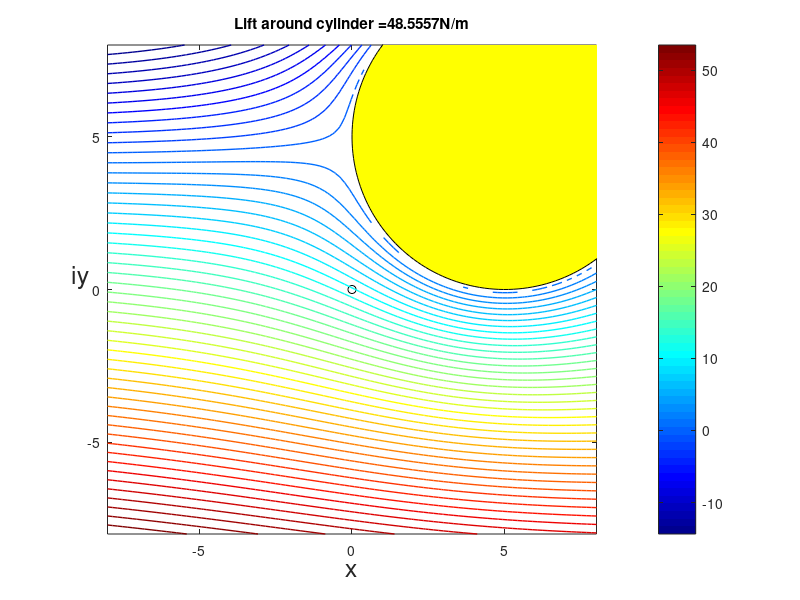
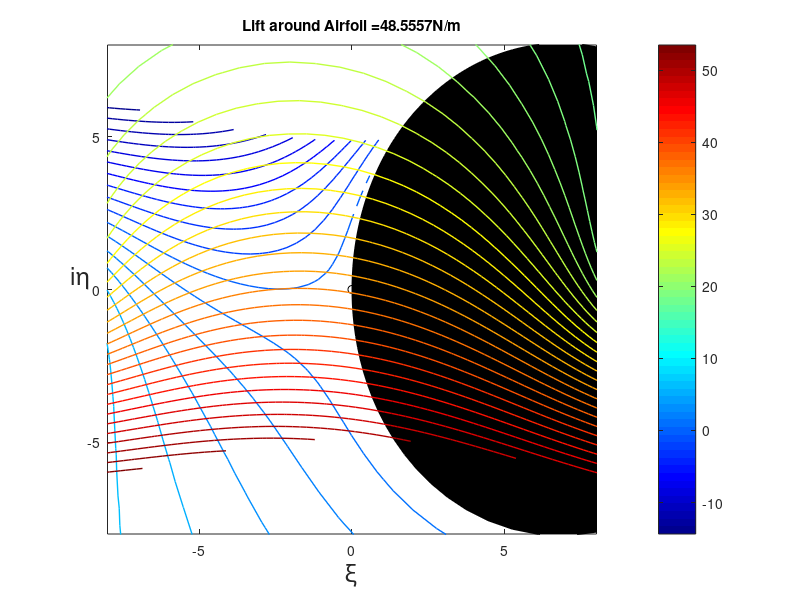

These figures' MATLAB source, in order:
%%Traformazione del flusso attorno ad un cerchio in flusso attorno a
%%profilo alare tramite Traformazione di Kutta-Joukowsky

%Dati in input
clear all
close all
clc
disp('-------------------------------------------')
disp('Kutta-Joukovsky transformation')
disp('-------------------------------------------')

v_inf = input(' Speed downstream of the cylinder [m/s]: ');

disp('-------------------------------------------')

x_center = input('Insert the x-coordinate of the center of the circle [m]: ');
y_center = input('Insert the y-coordinate of the center of the circle [m]: ');

z0 = x_center + 1i*y_center;

disp('-------------------------------------------')

alpha = input('Insert the angle of incidence [deg]: ');
alpha = alpha*pi/180;

disp('-------------------------------------------')

a = input("Insert cylinder's radius [m]: ");

disp('-------------------------------------------')

beta = asin(y_center/a);
b = a*cos(beta) - x_center;
e = x_center/b;


%Vt = V_inf*sin(alpha+beta) = gamma/(2*pi*r)------>Gamma =
%2*pi*r*V_inf*sin(alpha+beta)
theta = linspace(0,2*pi,200);
Gamma2pi = 2*v_inf*a*sin(alpha+beta);
Gamma = Gamma2pi/(2*pi);
rho = 1.225;


%Dimensioni del piano complesso
d = 8;
ll = -d-d*1i;
ur = d+d*1i;

%Definisco il piano complesso x-iy
x = linspace(real(ll),real(ur),100);
y = linspace(imag(ll),imag(ur),100);
[X,Y] = meshgrid(x,y);
Z = complex(X,Y);

%Escludo i punti all'interno del cilindro
for i=1:length(X)
    for j=1:length(Y)
        if(abs(Z(i,j) - z0) < a)
            Z(i,j) = NaN;
        end
    end
end

%Definisco il potenziale complesso per un caso generico
wf = @(z) (abs(z) > 1).*((-v_inf.*((z.*exp(1i*alpha)) + ((a^2)./z).*exp(-1i*alpha))) - 1i*(Gamma2pi/(2*pi)).*log(z./a));
w = wf(Z - z0);

%Plotto le isolinee w nel piano x-iy
L = rho*v_inf*Gamma;
z_circle = z0 + a*exp(1i*theta);
figure(1)
plot(0,0,'Marker','o','Color','k')
hold on
fill(real(z_circle),imag(z_circle),'y')
hold on
colormap jet
colorbar
[~,h] = contour(real(Z),imag(Z),imag(w),50,'LineWidth',1);
set(h,'ShowText','off','TextStep',get(h,'LevelStep'));
axis([real(ll),real(ur),imag(ll),imag(ur)],'on','equal')
xlabel('x','FontSize',18)
ylabel('iy','Rotation',0,'FontSize',18)
title(strcat('Lift around cylinder = ',num2str(L),'N/m'))

%Trasformo il piano complesso x-iy nel piano epsilon-i(eta) tramite la
%trasformazione di Kutta-Joukowsky

ZETA = Z + (b^2./Z);
z_airfoil = z_circle + b^2./z_circle;
figure(2)
plot(0,0,'Marker','o','Color','k')
hold on
fill(real(z_airfoil),imag(z_airfoil),'k')
hold on
colormap jet
colorbar
[~,h] = contour(real(ZETA),imag(ZETA),imag(w),50,'LineWidth',1);
set(h,'ShowText','off','TextStep',get(h,'LevelStep'));
axis([real(ll),real(ur),imag(ll),imag(ur)],'on','equal')
xlabel('\xi','FontSize',18)
ylabel('i\eta','Rotation',0,'FontSize',18)
title(strcat('Lift around Airfoil = ',num2str(L),'N/m'))